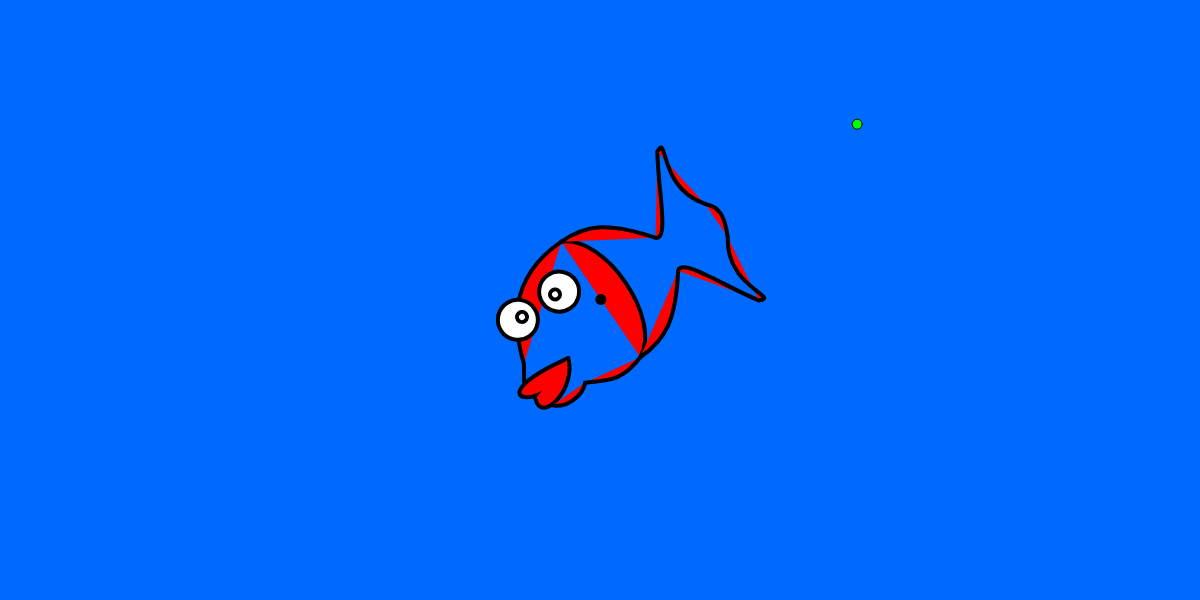
Frame 1 (no input)
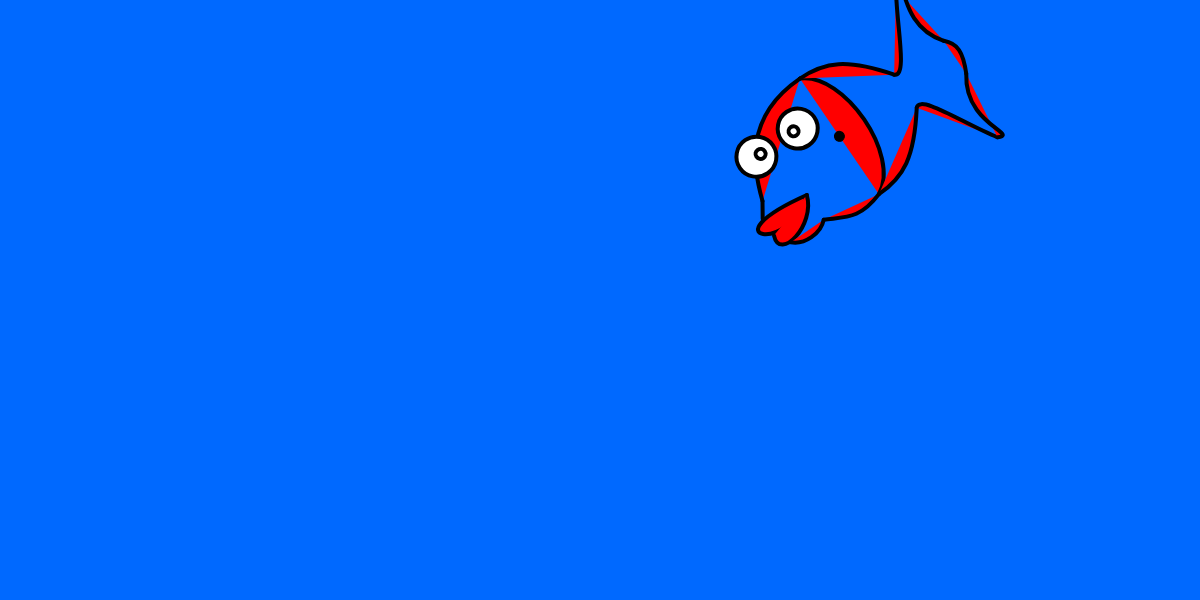
Frame 60 (no input)
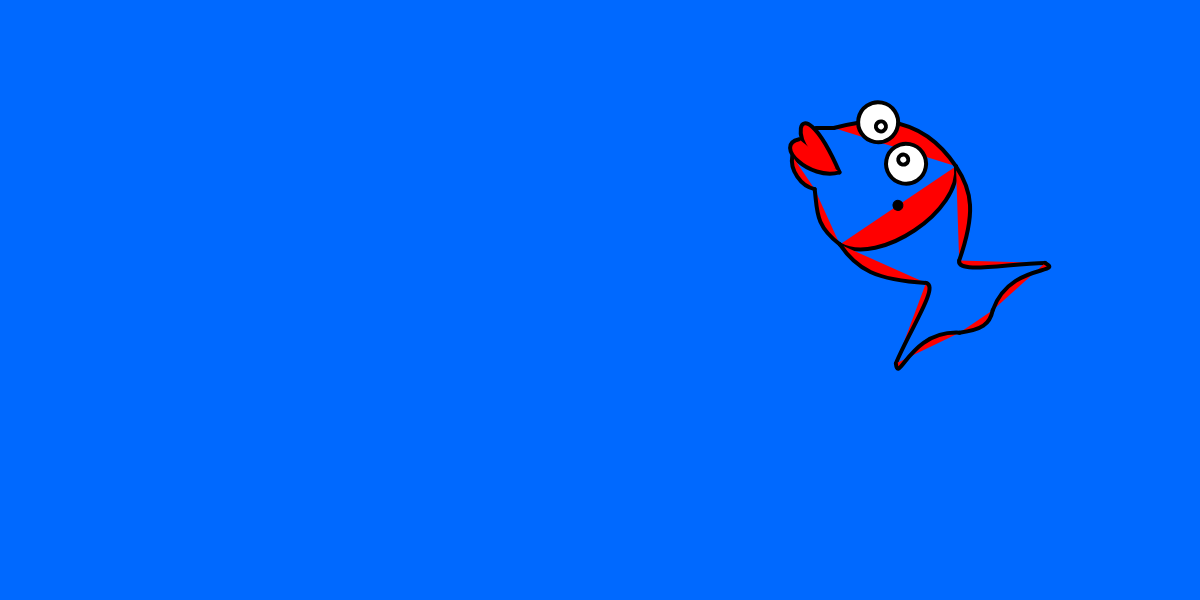
Frame 120 (the mouse pressed at the canvas centre since frame 60)

The p5.js sketch that drew these frames (run headless with seeded random() and noise() and a simulated clock; from frame 60 on, the mouse is pressed at the canvas centre):

// p5.js sketch
// ── sketch.js
let fish;
let food;
let lasting = 100;
function setup() {
  createCanvas(1200, 600);
  angleMode(RADIANS);
  fish = new Fish(width/2, height/2);
  food = createVector(random(width), random(height));
}
let updateFood = function () {
  if (lasting < 0) {
    lasting = 100;
    food.x = random(width);
    food.y = random(height);
  }
}
function draw() {
  background(0, 105, 255);
  lasting--;
  updateFood();
  fill(0, 255, 0);
  ellipse(food.x, food.y, 10, 10);
  fish.Food(food);
  fish.update();
  fish.display()
}

// ── Creature.js
let Creature = function (x, y) {
  this.position = createVector(x, y);
  this.velocity = createVector(0, 0);
  this.acceleration = createVector(0, 0);
  this.health = 100;
  this.isAlive = true;
}
Creature.prototype.die = function () {
  if (this.health < 0) {
    this.isAlive = false;
  }
}
Creature.prototype.Food = function (food) {
  //var foodPos = createVector(food.x, food.y);
  var foodPos = food.copy();
  var dir = p5.Vector.sub(foodPos, this.position);
  dir.normalize();
  this.acceleration = dir;
}
Creature.prototype.update = function () {
  //var food = food.copy();
  this.velocity.add(this.acceleration);
  this.velocity.limit(5);
  this.position.add(this.velocity);
}

// ── Fish.js
let Fish = function (x, y) {
  Creature.call(this, x, y);
  this.r = 100;
  this.angle = 0;
}
Fish.prototype = Object.create(Creature.prototype);
Fish.prototype.display = function () {
  this.angle = this.velocity.heading() - TWO_PI;
  push();
  translate(this.position.x, this.position.y);
  rotate(this.angle);
  //noFill();
  fill(255, 0, 0);
  stroke(0, 0, 0);
  strokeWeight(4);
  // Curved area
  bezier(0, -70, 40, -50, 40, 50, 0, 70);
  // Upper Line
  bezier(0, -70, -70, -70, -90, -20, -100, 10);

    // Lower lines

  bezier(0, 70, -30, 80, -40, 70, -60, 60);

  // Upper Line
  line(-100, 10, -110, 25);

  // Lips
  bezier(-60, 30, -170, 10, -105, 70, -60, 30);
  bezier(-110, 45, -120, 70, -70, 60, -60, 30);
  // Lower
  bezier(-60, 60, -70, 70, -90, 70, -100, 60);

  // Eyes
  fill(255, 255, 255);
  ellipse(-80, -30, 40, 40);
  ellipse(-30, -30, 40, 40);

  // EyeBalls
  ellipse(-75, -30, 10, 10);
  ellipse(-35, -30, 10, 10);

  // BackPart
  //noFill();
  fill(255, 0, 0);
  bezier(0, -70, 30, -70, 50, -60, 80, -20);
  bezier(80, -20, 90, -10, 110, -60, 130, -90);
  bezier(130, -90, 150, -100, 110, -60, 140, -20);

  bezier(140, -20, 150, -10, 150, 0, 140, 20);

  bezier(0, 70, 30, 70, 50, 60, 80, 20);
  bezier(80, 20, 90, 10, 110, 60, 130, 90);
  bezier(130, 90, 150, 100, 110, 60, 140, 20);
  //bezier(0, 70, 40, 70, 70, 60, 100, 20);

  fill(0, 0, 0);
  strokeWeight(1);
  ellipse(0, 0, 10, 10);
  pop();
}
